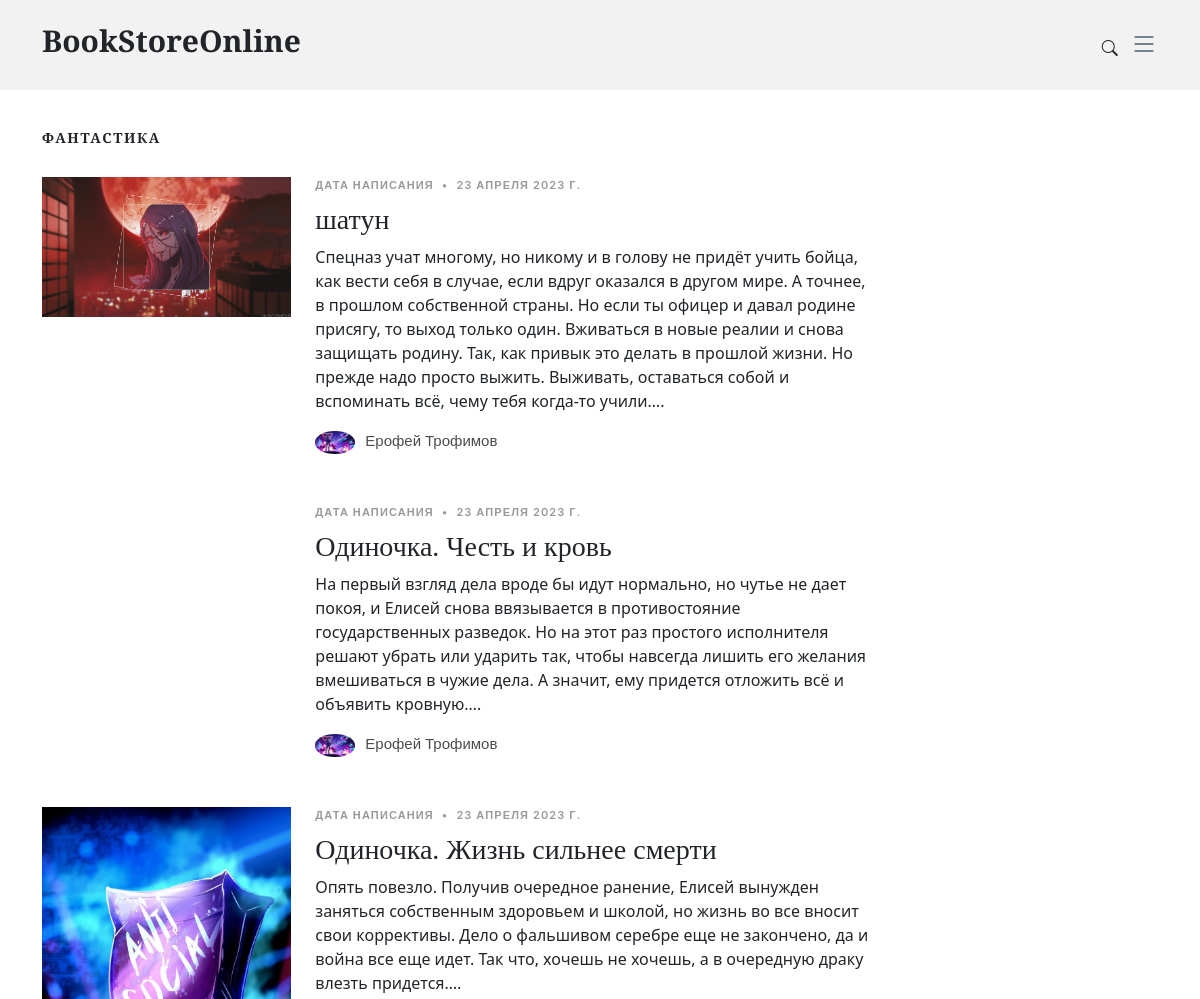
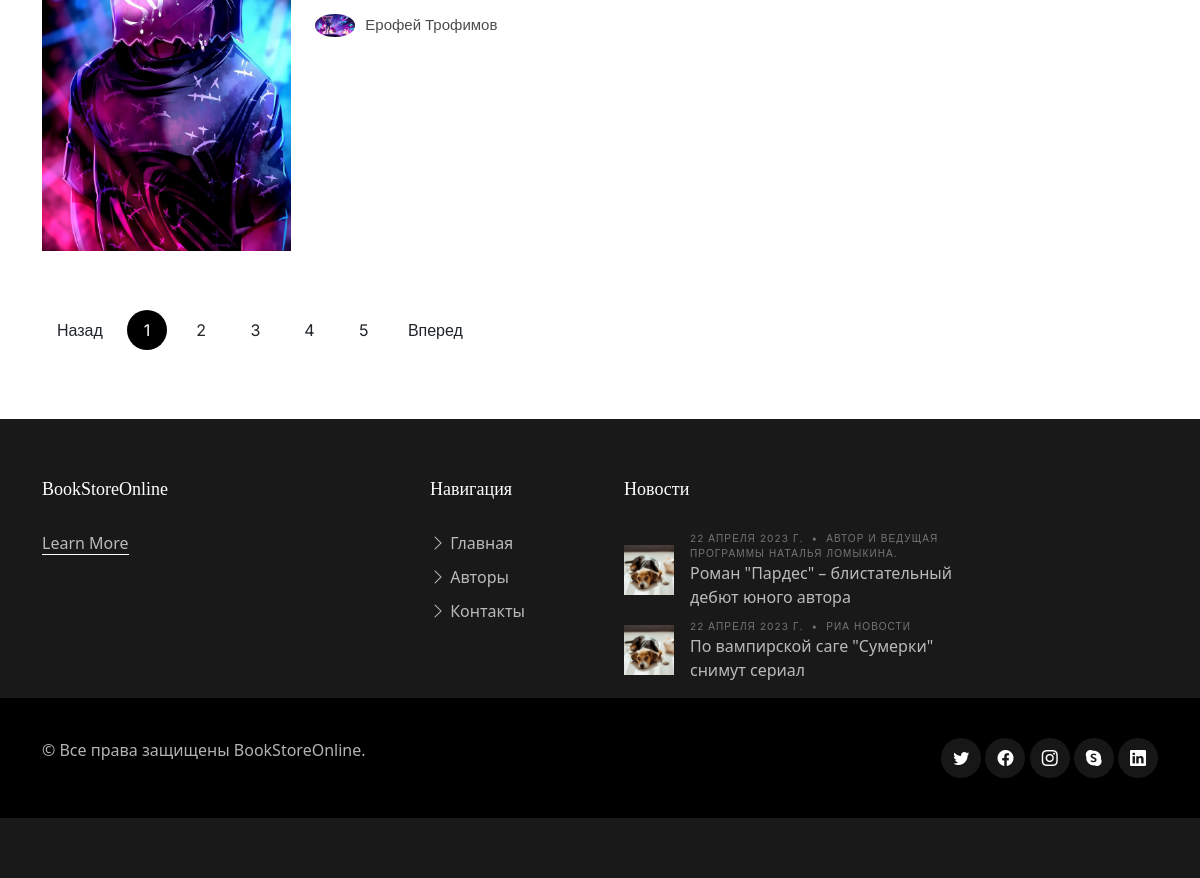
/genre/2, run on the app's committed database (2 pictures, top to bottom).
### library_main/models.py (models this page shows, shortened)
class Genre(models.Model):
    name = models.CharField(verbose_name='Название жанра', max_length=50)
    category = models.ForeignKey(Category, verbose_name='Категория', on_delete=models.CASCADE)
    def get_absolute_url(self):
        return reverse('genre', args=[self.id])
    class Meta:
        verbose_name = "Жанр"
        verbose_name_plural = "Жанры"

class Book(models.Model):
    name = models.CharField(verbose_name='Название книги', max_length=50)
    author = models.ForeignKey(Author, verbose_name='Автор книги', on_delete=models.CASCADE)
    genre = models.ForeignKey(Genre, verbose_name='Жанр книги', on_delete=models.CASCADE)
    description = models.TextField(verbose_name='Описание книги')
    image = models.ImageField(verbose_name='Обложка книги')
    linkLitress = models.TextField(verbose_name='Ссылка на покупку', null=True, blank=True)
    linkDowload = models.TextField(verbose_name='Ссылка на загрузку фрагмента', null=True, blank=True)
    linkOnline = models.TextField(verbose_name='Ссылка на онлайн фрагмент', null=True, blank=True)
    ageRestriction = models.IntegerField(verbose_name='Возрастное ограничение')
    date_of_writing = models.DateField(verbose_name='Дата написания')
    value = models.IntegerField(verbose_name='Количество страниц')
    isbn = models.CharField(verbose_name='Международный номер книги', max_length=200)
    def get_absolute_url(self):
        return reverse('single_book', args=[self.id])
    class Meta:
        verbose_name = "Книга"
        verbose_name_plural = "Книги"

class Author(models.Model):
    image = models.ImageField(verbose_name='Изображение')
    name = models.CharField(verbose_name='ФИО', max_length=50)
    class Meta:
        verbose_name = "Автор"
        verbose_name_plural = "Авторы"
    def __str__(self):
        return self.name

class News(models.Model):
    heading = models.CharField(verbose_name='Заголовок', max_length=100)
    description = models.TextField(verbose_name='Описание')
    image = models.ImageField(verbose_name='Изображение',  null=True, blank=True)
    source = models.CharField(verbose_name='Источник Новости', max_length=100)
    pudlicachia_date = models.DateField(verbose_name='Дата публикации', auto_now_add=True)
    class Meta:
        verbose_name = "Новость"
        verbose_name_plural = "новости"

### library_main/views.py (the view)
# urls.py: path('genre/<int:id>', views.Genre_views, name='genre'),
def Genre_views(request, id):
    genre = get_object_or_404(Genre, pk=id)
    book = Book.objects.filter(genre__exact=genre).order_by('-date_of_writing')
    context = {'genre1' : genre, 'book' : book}
    return render(request, 'genre_book.html', context=context)

### library_main/context_processors.py (called while the page is built)
def category(request):
    category = Category.objects.all().order_by('name')
    genre = Genre.objects.all()
    news = News.objects.all().order_by('-pudlicachia_date')[:6]
    return {'category' : category, 'genre' : genre, 'news' : news}

### library_main/templates/genre_book.html (shortened to what this page needs)
{% extends 'base.html' %}
{% block body %}
<section id="search-result" class="search-result">
    <div class="container">
        <div class="row">
            <div class="col-md-9">
                <h3 class="category-title">{{ genre1.name }}</h3>
                {% for i in book %}
                <div class="d-md-flex post-entry-2 small-img">
                    <a href="{{ i.get_absolute_url }}" class="me-4 thumbnail">
                        <img src="{{ MEDIA_URL }}{{ i.image.url }}" alt="" class="img-fluid">
                    </a>
                    <div>
                        <div class="post-meta"><span class="date">Дата написания</span> <span class="mx-1">&bullet;</span> <span>{{ i.date_of_writing }}</span></div>
                        <h3><a href="{{ i.get_absolute_url }}">{{ i.name }}</a></h3>
                        <p>{{ i.description }}.</p>
                        <div class="d-flex align-items-center author">
                            <div class="photo"><img src="{{ MEDIA_URL }}{{ i.author.image.url }}" alt="" class="img-fluid"></div>
                            <div class="name">
                                <h3 class="m-0 p-0">{{ i.author }}</h3>
                            </div>
                        </div>
                    </div>
                </div>
                {% endfor %}
                <div class="text-start py-4">
                    <div class="custom-pagination">
                        <a href="#" class="prev">Назад</a>
                        <a href="#" class="active">1</a>
                        <a href="#">2</a>
                        <a href="#">3</a>
                        <a href="#">4</a>
                        <a href="#">5</a>
                        <a href="#" class="next">Вперед</a>
                    </div>
                </div>
            </div>
            <div class="col-md-3">
            </div>
        </div>
    </div>
</section>
{% endblock %}

### library_main/templates/base.html (shortened to what this page needs)
<!doctype html>
<html lang="ru">
<head>
    {% load static %}
    <link href="https://cdn.jsdelivr.net/npm/bootstrap@5.3.0-alpha3/dist/css/bootstrap.min.css" rel="stylesheet">
    <link href="{% static 'vendor/bootstrap/css/bootstrap.min.css' %}" rel="stylesheet">
    <link href="{% static 'vendor/bootstrap-icons/bootstrap-icons.css' %}" rel="stylesheet">
    <link href="{% static 'vendor/swiper/swiper-bundle.min.css' %}" rel="stylesheet">
    <link href="{% static 'vendor/glightbox/css/glightbox.min.css' %}" rel="stylesheet">
    <link href="{% static 'vendor/aos/aos.css' %}" rel="stylesheet">
    <link href="{% static 'css/variables.css' %}" rel="stylesheet">
    <link href="{% static 'css/main.css' %}" rel="stylesheet">
</head>
<body>
    <header id="header" class="header d-flex align-items-center fixed-top">
        <div class="container-fluid container-xl d-flex align-items-center justify-content-between">
            <a href="{% url 'index' %}" class="logo d-flex align-items-center">
                <h1>BookStoreOnline</h1>
            </a>
            <div class="position-relative">
                <a href="#" class="mx-2 js-search-open"><span class="bi-search"></span></a>
                <i class="bi bi-list mobile-nav-toggle"></i>
            </div>
        </div>
    </header>
    <main id="main">
        {% block body %}{% endblock %}
    </main>
    <footer id="footer" class="footer">
        <div class="footer-content">
            <div class="container">
                <div class="row g-5">
                    <div class="col-lg-4">
                        <h3 class="footer-heading">BookStoreOnline</h3>
                        <p><a href="about.html" class="footer-link-more">Learn More</a></p>
                    </div>
                        <div class="col-6 col-lg-2">
                            <h3 class="footer-heading">Навигация</h3>
                            <ul class="footer-links list-unstyled">
                                <li><a href="{% url 'index' %}"><i class="bi bi-chevron-right"></i> Главная</a></li>
                                <li><a href="about.html"><i class="bi bi-chevron-right"></i> Авторы</a></li>
                                <li><a href="{% url 'contact' %}"><i class="bi bi-chevron-right"></i> Контакты</a></li>
                            </ul>
                        </div>
                    <div class="col-lg-4">
                            <h3 class="footer-heading">Новости</h3>
                            <ul class="footer-links footer-blog-entry list-unstyled">
                                {% for news in news %}
                                <li>
                                    <a href="single-post.html" class="d-flex align-items-center">
                                        <img src="assets/img/post-sq-1.jpg" alt="" class="img-fluid me-3">
                                        <div>
                                            <div class="post-meta d-block"><span class="date">{{ news.pudlicachia_date }}</span> <span class="mx-1">&bullet;</span> <span>{{ news.source }}</span></div>
                                            <span>{{ news.heading }}</span>
                                        </div>
                                    </a>
                                </li>
                                {% endfor %}
                            </ul>
                    </div>
                </div>
            </div>
            <div class="footer-legal">
                <div class="container">
                    <div class="row justify-content-between">
                        <div class="col-md-6 text-center text-md-start mb-3 mb-md-0">
                            <div class="copyright">
                                © Все права защищены <strong><span>BookStoreOnline</span></strong>.
                            </div>
                        </div>
                        <div class="col-md-6">
                            <div class="social-links mb-3 mb-lg-0 text-center text-md-end">
                                <a href="#" class="twitter"><i class="bi bi-twitter"></i></a>
                                <a href="#" class="facebook"><i class="bi bi-facebook"></i></a>
                                <a href="#" class="instagram"><i class="bi bi-instagram"></i></a>
                                <a href="#" class="google-plus"><i class="bi bi-skype"></i></a>
                                <a href="#" class="linkedin"><i class="bi bi-linkedin"></i></a>
                            </div>
                        </div>
                    </div>
                </div>
            </div>
        </div>
    </footer>
</body>
</html>

### library_main/static/css/variables.css (style rules this page uses)
:root { --font-default: 'EB Garamond', system-ui, -apple-system, "Segoe UI", Roboto, "Helvetica Neue", Arial, "Noto Sans", "Liberation Sans", sans-serif, "Apple Color Emoji", "Segoe UI Emoji", "Segoe UI Symbol", "Noto Color Emoji"; --font-primary: 'EB Garamond', serif; --font-secondary: 'Inter', sans-serif; --color-default: #212529; --color-default-rgb: 33, 37, 41; --color-links: #212529; --color-links-hover: #15171a; --color-primary: #212529; --color-primary-light: #26282c; --color-primary-dark: #0b0c0e; --color-primary-rgb: 33, 37, 41; --color-primary-light-rgb: 38, 40, 44; --color-primary-dark-rgb: 11, 12, 14; --color-secondary: #596d80; --color-secondary-light: #8498aa; --color-secondary-dark: #404f5c; --color-secondary-rgb: 89, 109, 128; --color-secondary-light-rgb: 132, 152, 170; --color-secondary-dark-rgb: 64, 79, 92; --color-blue: #0d6efd; --color-blue-rgb: 13, 110, 253; --color-indigo: #6610f2; --color-indigo-rgb: 102, 16, 242; --color-purple: #6f42c1; --color-purple-rgb: 111, 66, 193; --color-pink: #f3268c; --color-pink-rgb: 243, 38, 140; --color-red: #df1529; --color-red-rgb: 223, 21, 4; --color-orange: #fd7e14; --color-orange-rgb: 253, 126, 20; --color-yellow: #ffc107; --color-yellow-rgb: 255, 193, 7; --color-green: #059652; --color-green-rgb: 5, 150, 82; --color-teal: #20c997; --color-teal-rgb: 32, 201, 151; --color-cyan: #0dcaf0; --color-cyan-rgb: 13, 202, 240; --color-white: #ffffff; --color-white-rgb: 255, 255, 255; --color-gray: #6c757d; --color-gray-rgb: 108, 117, 125; --color-black: #000000; --color-black-rgb: 0, 0, 0; }
:root { --bs-blue: var(--color-blue); --bs-indigo: var(--color-indigo); --bs-purple: var(--color-purple); --bs-pink: var(--color-pink); --bs-red: var(--color-red); --bs-orange: var(--color-orange); --bs-yellow: var(--color-yellow); --bs-green: var(--color-green); --bs-teal: var(--color-teal); --bs-cyan: var(--color-cyan); --bs-white: var(--color-white); --bs-gray: var(--color-gray); --bs-gray-dark: #343a40; --bs-gray-100: #f8f9fa; --bs-gray-200: #e9ecef; --bs-gray-300: #dee2e6; --bs-gray-400: #ced4da; --bs-gray-500: #adb5bd; --bs-gray-600: #6c757d; --bs-gray-700: #495057; --bs-gray-800: #343a40; --bs-gray-900: #212529; --bs-primary: var(--color-blue); --bs-secondary: var(--color-blue); --bs-success: #198754; --bs-info: #0dcaf0; --bs-warning: #ffc107; --bs-danger: #dc3545; --bs-light: #f8f9fa; --bs-dark: #212529; --bs-primary-rgb: var(--color-primary-rgb); --bs-secondary-rgb: var(--color-secondary-rgb); --bs-success-rgb: 25, 135, 84; --bs-info-rgb: 13, 202, 240; --bs-warning-rgb: 255, 193, 7; --bs-danger-rgb: 220, 53, 69; --bs-light-rgb: 248, 249, 250; --bs-dark-rgb: 33, 37, 41; --bs-white-rgb: var(--color-white-rgb); --bs-black-rgb: var(--color-black-rgb); --bs-body-color-rgb: var(--color-default-rgb); --bs-body-bg-rgb: 255, 255, 255; --bs-font-sans-serif: var(--font-default); --bs-font-monospace: SFMono-Regular, Menlo, Monaco, Consolas, "Liberation Mono", "Courier New", monospace; --bs-gradient: linear-gradient(180deg, rgba(255, 255, 255, 0.15), rgba(255, 255, 255, 0)); --bs-body-font-family: var(--font-default); --bs-body-font-size: 1rem; --bs-body-font-weight: 400; --bs-body-line-height: 1.5; --bs-body-color: var(--color-default); --bs-body-bg: #fff; }

### data on the page
Genre: name "ФАНТАСТИКА"
Book: image (picture), date_of_writing "23 АПРЕЛЯ 2023 Г.", name "шатун", description "Спецназ учат многому, но никому и в голову не придёт учить бойца, как вести себя в случае, если вдруг оказался в другом мире. А точнее, в прошлом собственной страны. Но если ты офицер и давал родине присягу, то выход только один. Вживаться в новые реалии и снова защищать родину. Так, как привык это делать в прошлой жизни. Но прежде надо просто выжить. Выживать, оставаться собой и вспоминать всё, чему тебя когда-то учили…", author.image (picture), author "Ерофей Трофимов"
Book: date_of_writing "23 АПРЕЛЯ 2023 Г.", name "Одиночка. Честь и кровь", description "На первый взгляд дела вроде бы идут нормально, но чутье не дает покоя, и Елисей снова ввязывается в противостояние государственных разведок. Но на этот раз простого исполнителя решают убрать или ударить так, чтобы навсегда лишить его желания вмешиваться в чужие дела. А значит, ему придется отложить всё и объявить кровную…", author.image (picture), author "Ерофей Трофимов"
Book: image (picture), date_of_writing "23 АПРЕЛЯ 2023 Г.", name "Одиночка. Жизнь сильнее смерти", description "Опять повезло. Получив очередное ранение, Елисей вынужден заняться собственным здоровьем и школой, но жизнь во все вносит свои коррективы. Дело о фальшивом серебре еще не закончено, да и война все еще идет. Так что, хочешь не хочешь, а в очередную драку влезть придется…", author.image (picture), author "Ерофей Трофимов"
News: pudlicachia_date "22 АПРЕЛЯ 2023 Г.", source "АВТОР И ВЕДУЩАЯ ПРОГРАММЫ НАТАЛЬЯ ЛОМЫКИНА.", heading "Роман \"Пардес\" – блистательный дебют юного автора"
News: pudlicachia_date "22 АПРЕЛЯ 2023 Г.", source "РИА НОВОСТИ", heading "По вампирской саге \"Сумерки\" снимут сериал"
